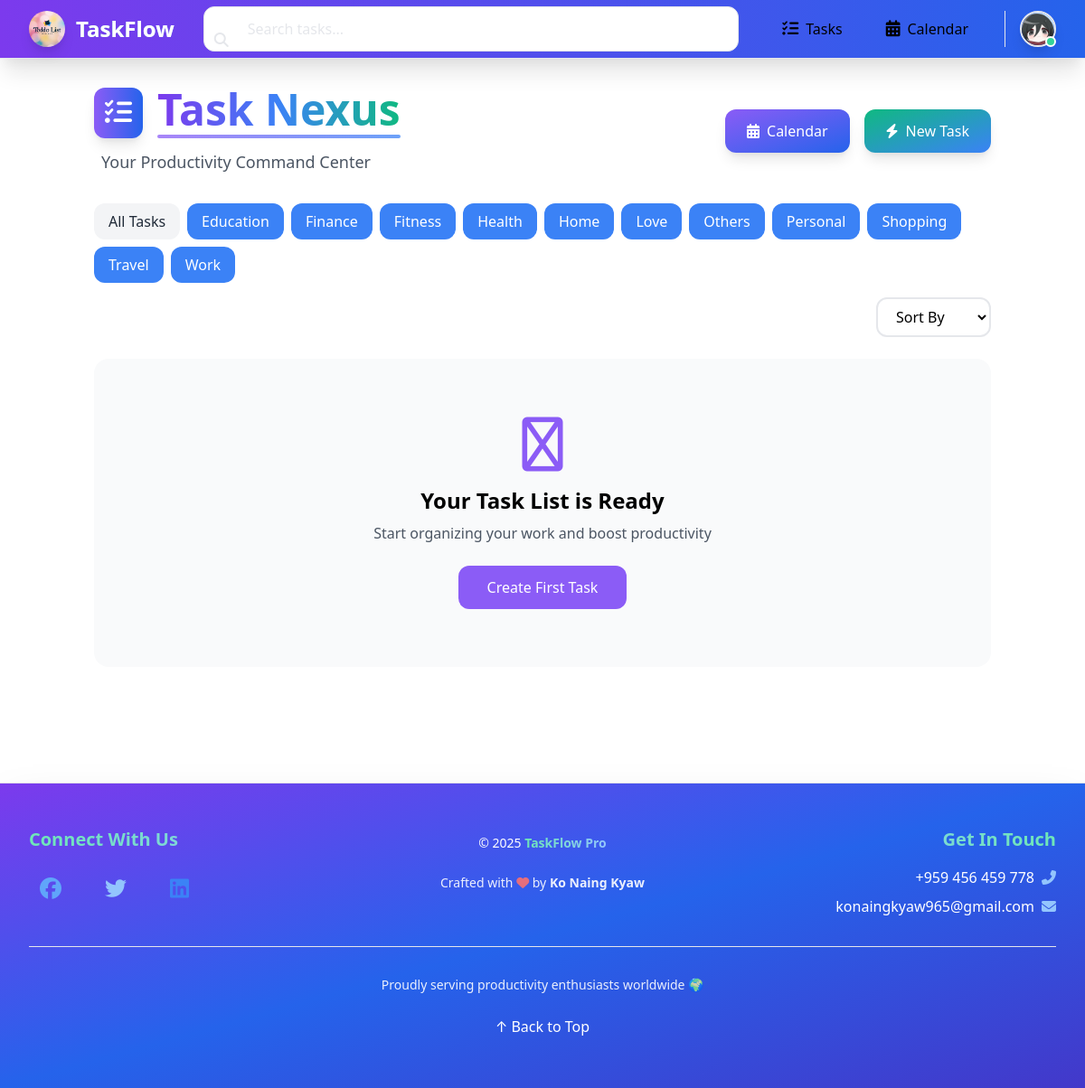
The app's page /task_list/?category=32 (signed in) with its own data.
### myapp/models.py (models this page shows, shortened)
class Profile(models.Model):
    user = models.OneToOneField(User, on_delete=models.CASCADE)
    profile_pic = models.ImageField(
        upload_to='profile_pics/',
        default='default_profile_pic.jpg'
    )
    bio = models.TextField(blank=True, null=True)

class Category(models.Model):
    name = models.CharField(max_length=100)
    user = models.ForeignKey(User, on_delete=models.CASCADE)
    class Meta:
        unique_together = ('user', 'name')
        ordering = ['name']

### myapp/views.py (the view)
# urls.py: path("task_list/", views.task_list, name="task_list"),  # Root URL is now task_list
def task_list(request):
    if not request.user.is_authenticated:
        return redirect("login")
    category_id = request.GET.get("category")
    sort_by = request.GET.get("sort_by")
    base_query = (
        models.Q(user=request.user) |
        models.Q(shared_users=request.user)
    ) & models.Q(parent_task__isnull=True)  # Only show parent tasks
    if category_id:
        tasks = Task.objects.filter(base_query, category_id=category_id).distinct()
    else:
        tasks = Task.objects.filter(base_query).distinct()
    if sort_by == "priority":
        tasks = tasks.order_by('priority')
    elif sort_by == "due_date":
        tasks = tasks.order_by('due_date')
    else:
        tasks = tasks.order_by('created_at')
    categories = Category.objects.filter(user=request.user)
    return render(request, 'task_list.html', {
        'tasks': tasks,
        'categories': categories,
        'sort_by': sort_by,
    })

### myapp/context_processors.py (called while the page is built)
def profile_context(request):
    if request.user.is_authenticated:
        try:
            profile = Profile.objects.get(user=request.user)
        except Profile.DoesNotExist:
            profile = None
    else:
        profile = None
    return {'profile': profile}

### myapp/templates/task_list.html (shortened to what this page needs)
{% extends 'base.html' %}
{% block body %}
{% load static %}
<div class="container mx-auto px-4 py-8">
  {% if user.is_authenticated %}
    <div class="flex flex-col lg:flex-row justify-between items-start lg:items-center gap-6 mb-8">
      <div class="space-y-3">
        <div class="flex items-center gap-4 animate-pulse">
          <div class="bg-gradient-to-r from-purple-500 to-blue-600 p-3 rounded-xl shadow-lg rotate-12 hover:rotate-0 transition-transform duration-300">
            <i class="fa-solid fa-list-check text-3xl text-white"></i>
          </div>
          <h1 class="text-4xl md:text-5xl font-bold bg-gradient-to-r from-purple-600 via-blue-500 to-green-500 bg-clip-text text-transparent">
            <span class="block mt-1 w-full h-1 bg-gradient-to-r from-purple-500 to-blue-500 rounded-full opacity-75"></span>
          </h1>
        </div>
        <p class="text-lg text-gray-600 dark:text-gray-300 font-medium ml-2">
          Your Productivity Command Center
        </p>
      </div>
      <div class="flex gap-4 flex-wrap">
        <a href="{% url 'calendar' %}" class="flex items-center px-6 py-3 bg-gradient-to-br from-purple-500 to-blue-600 text-white rounded-xl hover:scale-105 transition-all shadow-lg hover:shadow-xl active:scale-95">
          <i class="fa-solid fa-calendar-days mr-2"></i>
          <span class="hidden md:inline">Calendar</span>
        </a>
        <a href="{% url 'task_create' %}" class="flex items-center px-6 py-3 bg-gradient-to-br from-green-500 to-blue-500 text-white rounded-xl hover:scale-105 transition-all shadow-lg hover:shadow-xl active:scale-95">
          <i class="fa-solid fa-bolt mr-2"></i>
          <span class="hidden md:inline">New Task</span>
        </a>
      </div>
    </div>
    <div class="mb-6 flex flex-wrap items-center gap-4">
      <div class="flex flex-wrap gap-2">
        <a href="{% url 'task_list' %}" class="px-4 py-2 bg-gray-100 dark:bg-gray-700 text-gray-800 dark:text-white rounded-xl hover:scale-105 transition-all active:scale-95">
          All Tasks
        </a>
        {% for cat in categories %}
          <a href="{% url 'task_list' %}?category={{ cat.id }}" class="px-4 py-2 bg-blue-500 text-white rounded-xl hover:scale-105 transition-all active:scale-95">
            {{ cat.name }}
          </a>
        {% endfor %}
      </div>
      <select id="sort_by" class="ml-auto px-4 py-2 bg-white dark:bg-gray-800 border-2 border-gray-200 dark:border-gray-700 rounded-xl focus:outline-none focus:ring-2 focus:ring-blue-500 transition-colors">
        <option value="">Sort By</option>
      </select>
    </div>
    <div class="grid gap-4">
      {% if tasks %}
        {% for task in tasks %}
          <div class="bg-white dark:bg-gray-800 rounded-2xl p-6 shadow-lg hover:shadow-xl transition-all duration-300 border-2 border-gray-100 dark:border-gray-700 {% if task.is_completed %}opacity-75 bg-gray-50 dark:bg-gray-900{% endif %}">
            <div class="flex flex-col md:flex-row justify-between items-start md:items-center gap-4">
              <div class="flex-1">
                <div class="flex items-center gap-3 mb-2">
                  <div class="w-8 h-8 flex items-center justify-center bg-purple-100 dark:bg-purple-900/50 rounded-full transition-colors">
                    <i class="fa-solid fa-chevron-right text-purple-500"></i>
                  </div>
                  <h3 class="text-xl font-semibold text-gray-800 dark:text-gray-200">
                    {{ task.title }}
                  </h3>
                </div>
                <p class="text-gray-600 dark:text-gray-400 mb-4">{{ task.description }}</p>
                <div class="flex flex-wrap gap-4 items-center">
                  <div class="flex items-center gap-2 text-sm">
                    <i class="fa-regular fa-calendar text-gray-400"></i>
                    <span class="font-medium">{{ task.due_date|date:"M j, Y" }}</span>
                    {% if task.is_due_soon and not task.is_completed %}
                      <span class="w-2 h-2 bg-orange-500 rounded-full animate-pulse"></span>
                    {% endif %}
                  </div>
                  <span class="px-3 py-1 rounded-full text-sm font-medium transition-colors
                    {% if task.priority == 'High' %}
                      bg-red-100 text-red-800 dark:bg-red-900/50
                    {% elif task.priority == 'Medium' %}
                      bg-yellow-100 text-yellow-800 dark:bg-yellow-900/50
                    {% else %}
                      bg-green-100 text-green-800 dark:bg-green-900/50
                    {% endif %}">
                    {{ task.priority }} Priority
                  </span>
                  <div class="flex items-center gap-2">
                    {% if task.user == request.user %}
                    <button type="button" class="toggle-completion-btn" data-task-id="{{ task.id }}"
                            aria-pressed="{% if task.is_completed %}true{% else %}false{% endif %}"
                            title="Mark as {% if task.is_completed %}incomplete{% else %}completed{% endif %}">
                      {% if task.is_completed %}
                        <svg class="w-6 h-6 text-green-500" fill="none" stroke="currentColor" viewBox="0 0 24 24" stroke-width="3">
                          <path stroke-linecap="round" stroke-linejoin="round" d="M5 13l4 4L19 7"></path>
                        </svg>
                      {% else %}
                        <svg class="w-6 h-6 text-gray-400" fill="none" stroke="currentColor" viewBox="0 0 24 24" stroke-width="2">
                          <path stroke-linecap="round" stroke-linejoin="round" d="M6 18L18 6M6 6l12 12"></path>
                        </svg>
                      {% endif %}
                    </button>
                    {% else %}
                      <span class="px-3 py-1 rounded-full text-sm {% if task.is_completed %}bg-green-100 text-green-800{% else %}bg-gray-100 text-gray-800{% endif %}">
                        {% if task.is_completed %}Completed{% else %}Pending{% endif %}
                      </span>
                    {% endif %}
                  </div>
                </div>
              </div>
              <div class="flex gap-3 text-xl">
                <a href="{% url 'task_detail' task.id %}"
                   class="flex items-center gap-1 text-blue-500 hover:text-blue-700 dark:hover:text-blue-400 transition-colors">
                  <i class="fa-solid fa-eye"></i>
                  <span class="text-base">Detail</span>
                </a>
                <a href="{% url 'task_update' task.id %}"
                   class="flex items-center gap-1 text-yellow-500 hover:text-yellow-700 dark:hover:text-yellow-400 transition-colors">
                  <i class="fa-solid fa-pen-to-square"></i>
                  <span class="text-base">Edit</span>
                </a>
                {% if task.user == request.user %}
                  <form action="{% url 'delete_task' task.id %}" method="post" class="flex items-center">
                    {% csrf_token %}
                    <button type="submit" class="flex items-center gap-1 text-red-500 hover:text-red-700 dark:hover:text-red-400 transition-colors">
                      <i class="fa-solid fa-trash-can"></i>
                      <span class="text-base">Delete</span>
                    </button>
                  </form>
                {% endif %}
              </div>
            </div>
            {% if task.subtasks.all %}
              <div class="mt-4 ml-8 border-l-2 border-gray-200 dark:border-gray-700 pl-4">
                {% for subtask in task.subtasks.all %}
                  <div class="py-2">
                    <div class="flex items-center gap-2 text-gray-600 dark:text-gray-400">
                      <i class="fa-solid fa-arrow-turn-down"></i>
                      <span class="font-medium">{{ subtask.title }}</span>
                      <span class="text-sm">(Due {{ subtask.due_date|date:"M j" }})</span>
                    </div>
                  </div>
                {% endfor %}
              </div>
            {% endif %}
          </div>
        {% endfor %}
      {% else %}
        <div class="text-center py-16 px-4 bg-gray-50 dark:bg-gray-800/50 rounded-2xl animate-fade-in">
          <div class="max-w-md mx-auto">
            <div class="text-6xl mb-4 text-purple-500">
              <i class="fa-regular fa-clipboard-list"></i>
            </div>
            <h3 class="text-2xl font-bold mb-2">Your Task List is Ready</h3>
            <p class="text-gray-600 dark:text-gray-400 mb-6">Start organizing your work and boost productivity</p>
            <a href="{% url 'task_create' %}"
               class="inline-block px-8 py-3 bg-purple-500 text-white rounded-xl hover:bg-purple-600 transition-colors">
              Create First Task
            </a>
          </div>
        </div>
      {% endif %}
    </div>
  {% endif %}
</div>
{% endblock %}

### templates/header.html (shortened to what this page needs)
{% load static %}
<nav class="bg-gradient-to-r from-purple-600 to-blue-600 shadow-xl backdrop-blur-md border-b border-white/10">
  <div class="max-w-7xl mx-auto px-4 sm:px-6 lg:px-8">
    <div class="flex items-center justify-between h-16">
      <div class="flex items-center space-x-3 flex-shrink-0">
        <a href="{% url 'home' %}" class="flex items-center space-x-3 group">
          <img src="{% static 'images/app-logo.jpg' %}" alt="App Logo"
               class="w-10 h-10 rounded-full shadow-lg transform transition-all duration-300 group-hover:rotate-12 group-hover:scale-110">
          <span class="text-white text-2xl font-bold bg-gradient-to-r from-green-300 to-blue-300 bg-clip-text text-transparent">
            TaskFlow
          </span>
        </a>
      </div>
      <div class="hidden lg:flex flex-1 max-w-2xl mx-8">
        <form method="get" action="{% url 'task_list' %}" class="w-full">
          <div class="relative">
            <input name="search" value="{{ search_query|default:'' }}"
                   class="w-full pl-12 pr-4 py-3 rounded-xl bg-white/10 backdrop-blur-sm border border-white/20
                          text-white placeholder-gray-200 focus:outline-none focus:ring-2 focus:ring-green-400
                          focus:border-transparent transition-all"
                   type="search"
                   placeholder="Search tasks...">
            <button type="submit" class="absolute left-3 top-1/2 -translate-y-1/2 text-gray-200">
              <i class="fa-solid fa-magnifying-glass"></i>
            </button>
          </div>
        </form>
      </div>
      <div class="hidden lg:flex items-center space-x-6">
        <div class="flex space-x-4">
          <a href="{% url 'task_list' %}"
             class="px-4 py-2.5 rounded-lg flex items-center space-x-2 text-white/90 hover:text-white
                    hover:bg-white/10 transition-all duration-200">
            <i class="fa-solid fa-list-check text-lg"></i>
            <span>Tasks</span>
          </a>
          <a href="{% url 'calendar' %}"
             class="px-4 py-2.5 rounded-lg flex items-center space-x-2 text-white/90 hover:text-white
                    hover:bg-white/10 transition-all duration-200">
            <i class="fa-solid fa-calendar-days text-lg"></i>
            <span>Calendar</span>
          </a>
        </div>
        <div class="ml-4 flex items-center space-x-4 border-l border-white/20 pl-4">
          {% if user.is_authenticated %}
            <div class="relative group">
              <a href="{% url 'profile' %}" class="flex items-center space-x-3">
                <div class="relative">
                  <img src="{% if profile.profile_pic %}{{ profile.profile_pic.url }}{% else %}{% static 'images/default-profile.jpg' %}{% endif %}"
                       class="w-10 h-10 rounded-full border-2 border-white/30 hover:border-green-400
                              transition-all duration-300 shadow-lg">
                  <div class="absolute bottom-0 right-0 w-3 h-3 bg-green-400 rounded-full border-2 border-white"></div>
                </div>
              </a>
            </div>
          {% endif %}
        </div>
      </div>
    </div>
  </div>
</nav>

### myapp/templates/task_list.html (style rules this page uses)
.animate-fade-in { animation: fadeIn 0.5s ease-out; }

### records on screen
Profile: profile_pic (picture)
Category: name "Education"
Category: name "Finance"
Category: name "Fitness"
Category: name "Health"
Category: name "Home"
Category: name "Love"
Category: name "Others"
Category: name "Personal"
Category: name "Shopping"
Category: name "Travel"
Category: name "Work"
